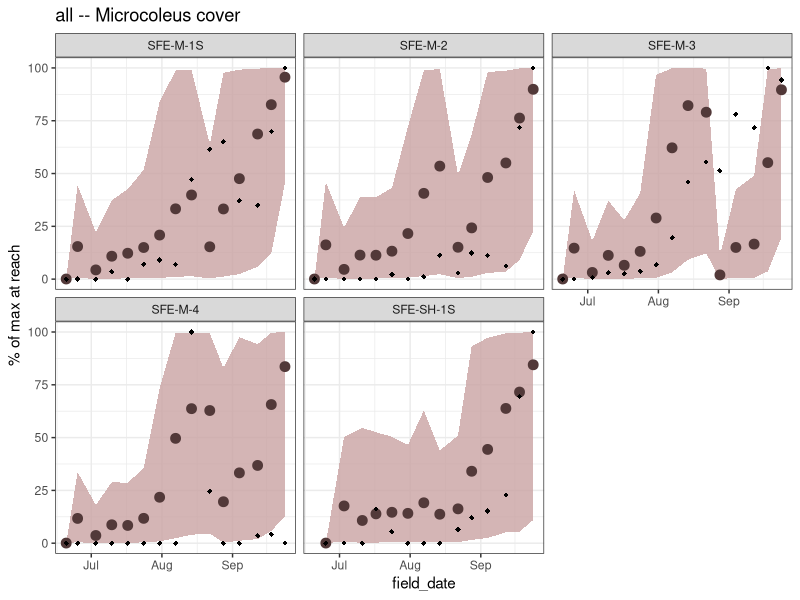
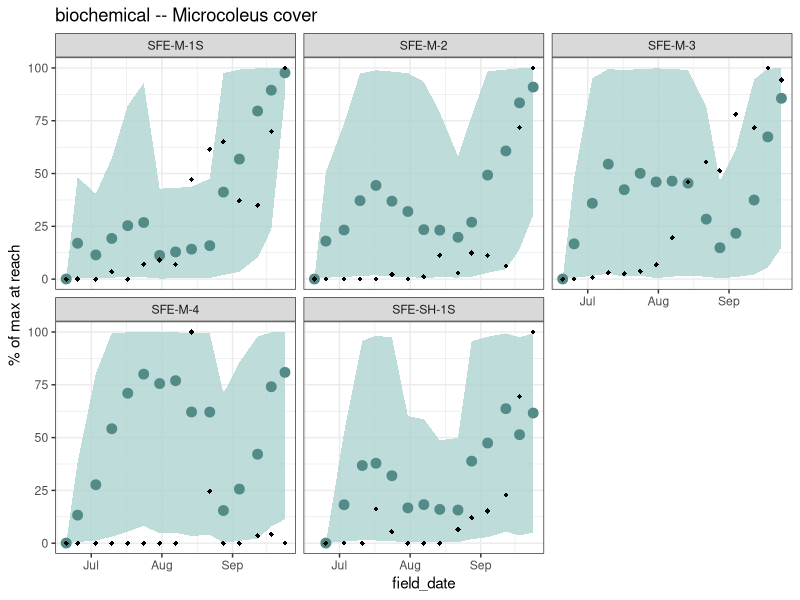
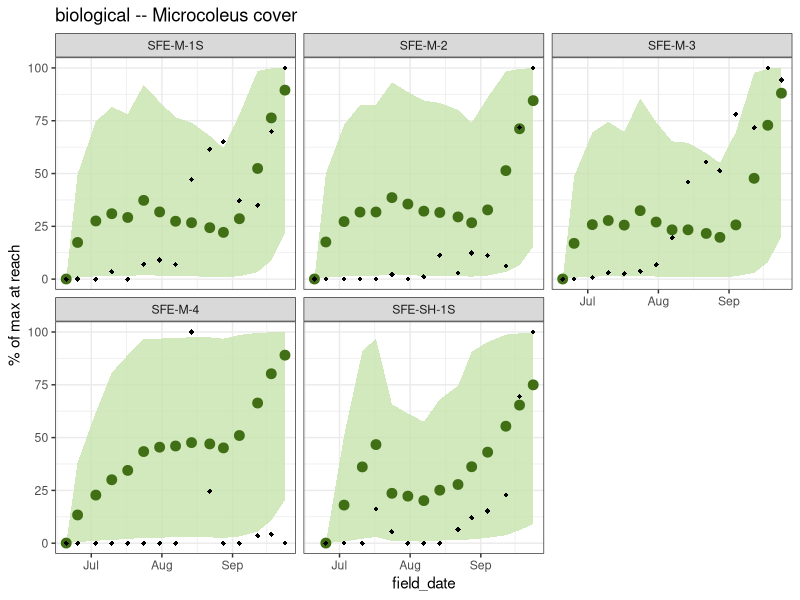
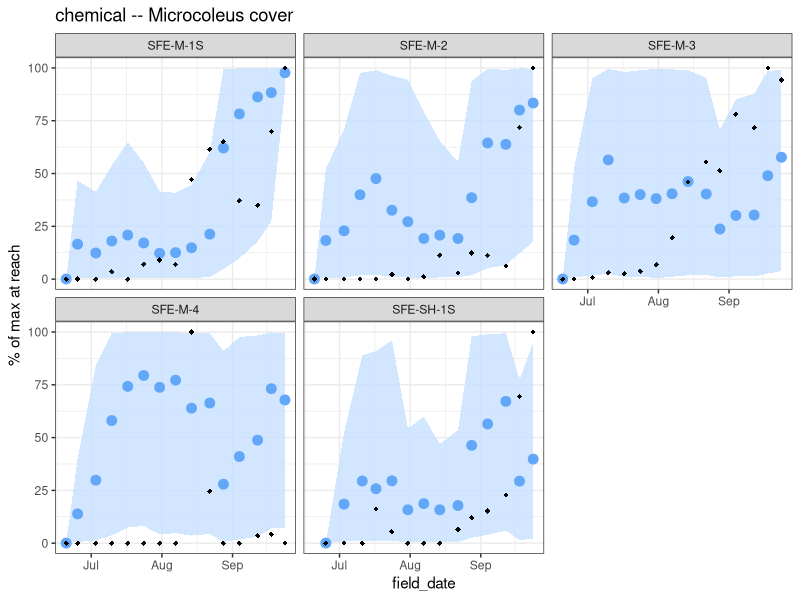
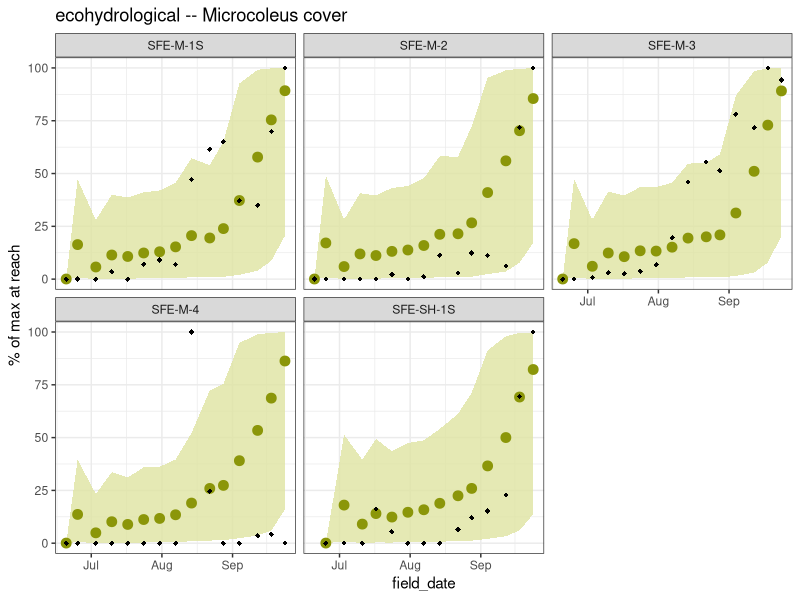
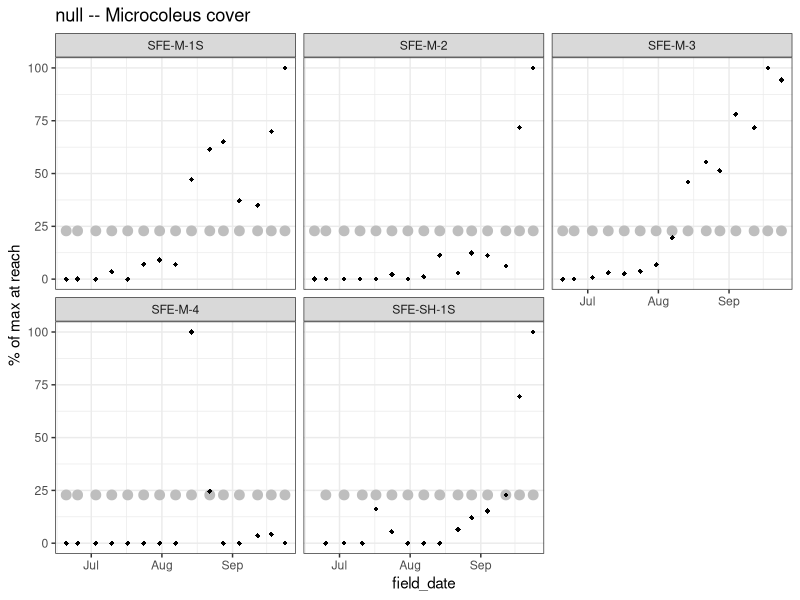
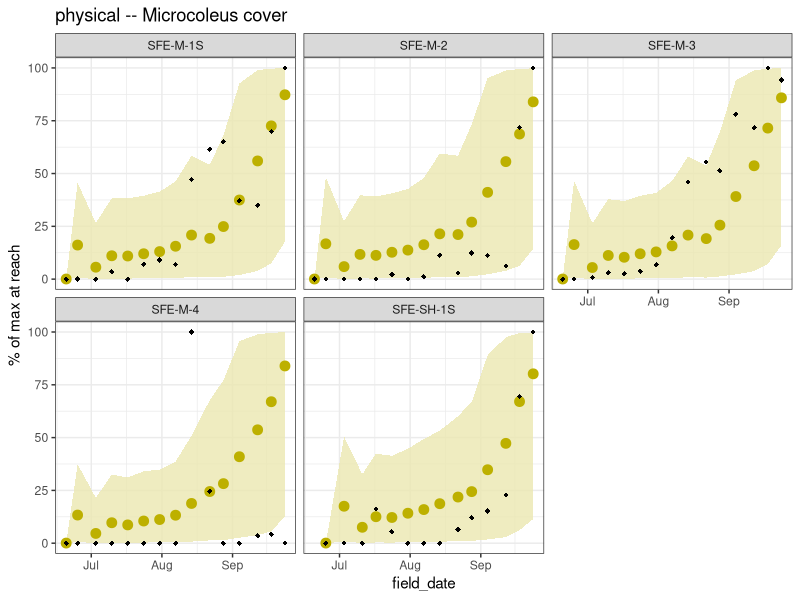
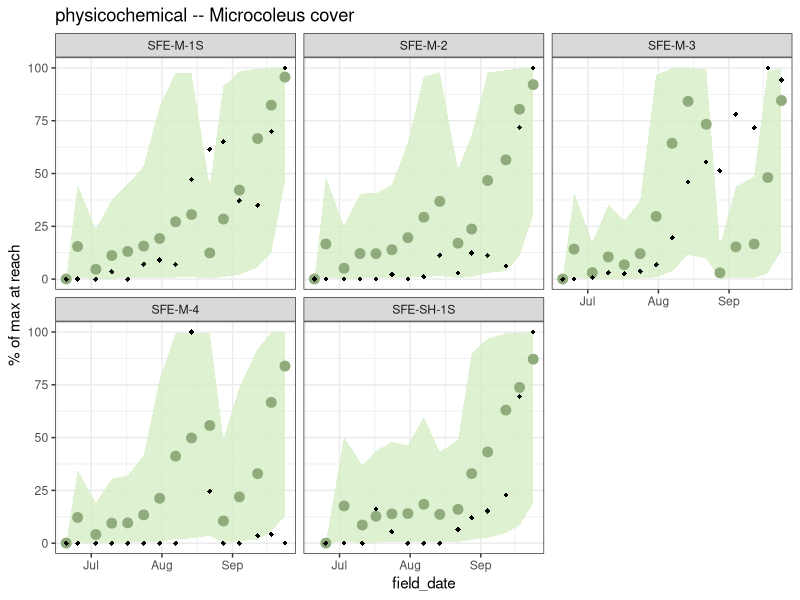

These figures' R source, in order: (Note: this script raises an error after producing the figures.)
## predictions figure

library("tidyverse")

preds_M <- read.csv("./data/predictive_models/predictions_M_cover.csv") %>% 
  mutate(field_date = ymd(field_date))
preds_AC <- read.csv("./data/predictive_models/predictions_AC_cover.csv")
atx_M <- read.csv("./data/predictive_models/predictions_M_atx.csv")
atx_AC <- read.csv("./data/predictive_models/predictions_AC_cover.csv")
observed <- read.csv("./data/predictive_models/inputs.csv") %>% 
  mutate(field_date = ymd(field_date))
preds_M_normal_dist <- read.csv("./data/predictive_models/normal_test/predictions_M_cover.csv") %>% 
  mutate(field_date = ymd(field_date))

# plot colors
palette <- c("#523939", "#528b87", "#416f16", "#62a7f8", "#8b9609", "gray", "#bdb000", "#90ac7c")
ribbon_palette <- c("#c9a3a3", "#aed4d1", "#c7e3ac", "#c7e1ff", "#dee3a1", "gray", "#ebe7b0", "#d6edc5")

# microcoleus cover predictions
preds_M_list <- split(preds_M, preds_M$model) # split into list

for(i in 1:length(preds_M_list)) {
  plot <- ggplot(data = preds_M_list[[i]], aes(x = field_date)) +
    geom_ribbon(aes(ymin = ci_lower, ymax = ci_upper, group = 1), fill = ribbon_palette[i], alpha = 0.8) +
    geom_point(aes(y = mean), size = 3, color = palette[i]) +
    geom_point(data = observed, aes(y = resp_M_cover_norm), color = "black",
               shape = 18) +
    labs(title = paste(preds_M_list[[i]]$model[1], "-- Microcoleus cover"), y = "% of max at reach") +
    facet_wrap(~site_reach) +
    theme_bw()
  print(plot)
}

# normal attempt
preds_M_normal_dist_list <- split(preds_M_normal_dist, 
                                  preds_M_normal_dist$model) # split into list

for(i in 1:length(preds_M_normal_dist_list)) {
  plot <- ggplot(data = preds_M_normal_dist_list[[i]], aes(x = field_date)) +
    geom_ribbon(aes(ymin = ci_lower, ymax = ci_upper, group = 1), fill = ribbon_palette[i], alpha = 0.8) +
    geom_point(aes(y = mean), size = 3, color = palette[i]) +
    geom_point(data = observed, aes(y = resp_M_cover_norm), color = "black",
               shape = 18) +
    labs(title = paste(preds_M_normal_dist_list[[i]]$model[1], "-- Microcoleus cover"), y = "% of max at reach") +
    facet_wrap(~site_reach) +
    coord_cartesian(ylim = c(0,100)) +
    theme_bw()
  print(plot)
}

# anabaena/cylindrospermum cover predictions

preds_AC_list <- split(preds_AC, preds_AC$model) # split into list

for(i in 1:length(preds_AC_list)) {
  plot <- ggplot(data = preds_AC_list[[i]], aes(x = field_date)) +
    geom_ribbon(aes(ymin = ci_lower, ymax = ci_upper, group = 1), fill = ribbon_palette[i], alpha = 0.8) +
    geom_point(aes(y = mean), size = 3, color = palette[i]) +
    geom_point(data = observed, aes(y = resp_AC_cover_norm), color = "black") +
    labs(title = paste(preds_AC_list[[i]]$model[1], "-- Anabaena Cover"), y = "% of max at reach") +
    facet_wrap(~site_reach) +
    theme_bw()
  print(plot)
}

# microcoleus anatoxins predictions

preds_M_atx_list <- split(atx_M, atx_M$model) # split into list

for(i in 1:length(preds_M_atx_list)) {
  plot <- ggplot(data = preds_M_atx_list[[i]], aes(x = field_date)) +
    geom_ribbon(aes(ymin = ci_lower, ymax = ci_upper, group = 1), fill = ribbon_palette[i], alpha = 0.8) +
    geom_point(aes(y = mean), size = 3, color = palette[i]) +
    geom_point(data = observed, aes(y = resp_M_atx_norm), color = "black") +
    labs(title = paste(preds_M_atx_list[[i]]$model[1], "-- Microcoleus ATX"), y = "% of max at reach") +
    facet_wrap(~site_reach) +
    theme_bw()
  print(plot)
}

# anabaena anatoxins predictions
preds_AC_atx_list <- split(atx_AC, atx_AC$model) # split into list

for(i in 1:length(preds_AC_atx_list)) {
  plot <- ggplot(data = preds_AC_atx_list[[i]], aes(x = field_date)) +
    geom_ribbon(aes(ymin = ci_lower, ymax = ci_upper, group = 1), fill = ribbon_palette[i], alpha = 0.8) +
    geom_point(aes(y = mean), size = 3, color = palette[i]) +
    geom_point(data = observed, aes(y = resp_AC_atx_norm), color = "black") +
    labs(title = paste(preds_AC_atx_list[[i]]$model[1], "-- Anabaena ATX"), y = "% of max at reach") +
    facet_wrap(~site_reach) +
    theme_bw()
  print(plot)
}

# response distribtuions
hist(observed$resp_M_cover_norm)
hist(observed$resp_AC_cover_norm)
hist(observed$resp_M_atx_norm)
hist(observed$resp_AC_atx_norm)
